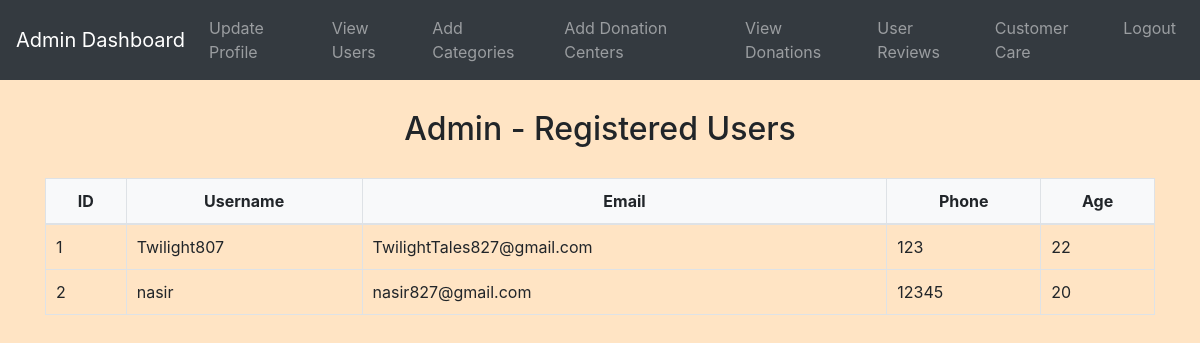
Page /admin/admin_users.php (signed in) on the committed database.
### tables this page shows
CREATE TABLE `users` (
  `id` int(11) NOT NULL,
  `username` varchar(50) NOT NULL,
  `password` varchar(255) NOT NULL,
  `email` varchar(100) NOT NULL,
  `phone` varchar(20) NOT NULL,
  `age` int(11) DEFAULT NULL
);

### admin/admin_users.php (the view, shortened to what this page needs)
<?php
include('config.php');
$users = [];
$sql_users = "SELECT * FROM users";
$result_users = $conn->query($sql_users);
if ($result_users->num_rows > 0) {
    while ($row = $result_users->fetch_assoc()) {
        $users[] = $row;
    }
}
?>
<!DOCTYPE html>
<html>
<head>
    <link rel="stylesheet" href="https://maxcdn.bootstrapcdn.com/bootstrap/4.5.2/css/bootstrap.min.css">
<link rel="stylesheet" href="../css/style.css">
</head>
<body>
<?php
include('admin_navbar.php');
?>
    <div class="container">
        <h2>Admin - Registered Users</h2>
        <table class="table table-bordered">
            <thead>
                <tr>
                    <th>ID</th>
                    <th>Username</th>
                    <th>Email</th>
                    <th>Phone</th>
                    <th>Age</th>
                </tr>
            </thead>
            <tbody>
                <?php foreach ($users as $user): ?>
                <tr>
                    <td><?php echo $user['id']; ?></td>
                    <td><?php echo $user['username']; ?></td>
                    <td><?php echo $user['email']; ?></td>
                    <td><?php echo $user['phone']; ?></td>
                    <td><?php echo $user['age']; ?></td>
                </tr>
                <?php endforeach; ?>
            </tbody>
        </table>
    </div>
</body>
</html>

### css/style.css (style rules this page uses)
body { background-color: bisque; }
h1, h2, h3, h4 { text-align: center; margin-top: 30px; margin-bottom: 30px; }
.table { width: 100%; border-collapse: collapse; margin-top: 20px; }
.table th, .table td { padding: 10px; border: 1px solid #dee2e6; }
.table thead th { background-color: #f8f9fa; font-weight: bold; text-align: center; }
.table tbody td { vertical-align: middle; }

### rows in the picture
users: id "1", username "Twilight807", email "TwilightTales827@gmail.com", phone "123", age "22"
users: id "2", username "nasir", email "nasir827@gmail.com", phone "12345", age "20"
